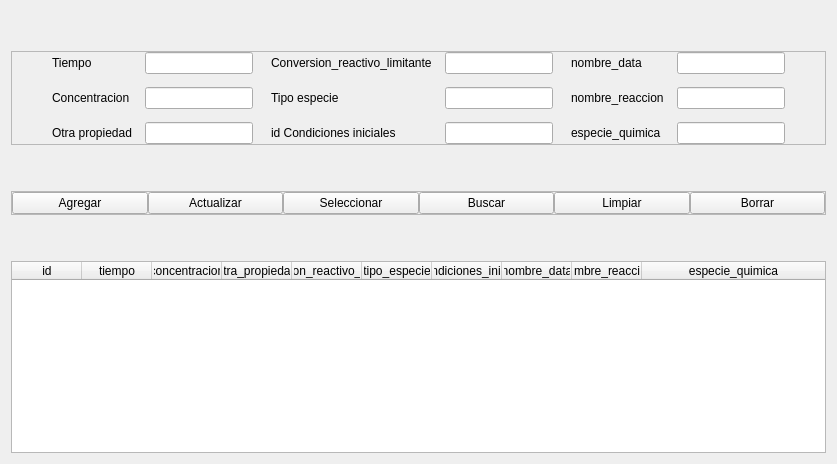
           <widget class="QWidget" name="dc_tab">
            <attribute name="title">
             <string>Datos Cinéticos</string>
            </attribute>
            <layout class="QVBoxLayout" name="verticalLayout_25">
             <item>
              <spacer name="verticalSpacer_33">
               <property name="orientation">
                <enum>Qt::Vertical</enum>
               </property>
               <property name="sizeHint" stdset="0">
                <size>
                 <width>20</width>
                 <height>40</height>
                </size>
               </property>
              </spacer>
             </item>
             <item>
              <widget class="QFrame" name="datos_frame">
               <property name="frameShape">
                <enum>QFrame::StyledPanel</enum>
               </property>
               <property name="frameShadow">
                <enum>QFrame::Raised</enum>
               </property>
               <layout class="QHBoxLayout" name="horizontalLayout_48">
                <property name="spacing">
                 <number>0</number>
                </property>
                <property name="leftMargin">
                 <number>0</number>
                </property>
                <property name="topMargin">
                 <number>0</number>
                </property>
                <property name="rightMargin">
                 <number>0</number>
                </property>
                <property name="bottomMargin">
                 <number>0</number>
                </property>
                <item>
                 <layout class="QHBoxLayout" name="datos_drame">
                  <property name="spacing">
                   <number>0</number>
                  </property>
                  <item>
                   <spacer name="horizontalSpacer_51">
                    <property name="orientation">
                     <enum>Qt::Horizontal</enum>
                    </property>
                    <property name="sizeHint" stdset="0">
                     <size>
                      <width>40</width>
                      <height>20</height>
                     </size>
                    </property>
                   </spacer>
                  </item>
                  <item>
                   <layout class="QVBoxLayout" name="verticalLayout_18">
                    <property name="spacing">
                     <number>0</number>
                    </property>
                    <item>
                     <layout class="QHBoxLayout" name="horizontalLayout_37">
                      <property name="spacing">
                       <number>0</number>
                      </property>
                      <item>
                       <widget class="QLabel" name="label_22">
                        <property name="text">
                         <string>Tiempo</string>
                        </property>
                       </widget>
                      </item>
                      <item>
                       <spacer name="horizontalSpacer_40">
                        <property name="orientation">
                         <enum>Qt::Horizontal</enum>
                        </property>
                        <property name="sizeHint" stdset="0">
                         <size>
                          <width>13</width>
                          <height>20</height>
                         </size>
                        </property>
                       </spacer>
                      </item>
                      <item>
                       <widget class="QLineEdit" name="tiempo_dc_edit"/>
                      </item>
                     </layout>
                    </item>
                    <item>
                     <spacer name="verticalSpacer_22">
                      <property name="orientation">
                       <enum>Qt::Vertical</enum>
                      </property>
                      <property name="sizeHint" stdset="0">
                       <size>
                        <width>20</width>
                        <height>13</height>
                       </size>
                      </property>
                     </spacer>
                    </item>
                    <item>
                     <layout class="QHBoxLayout" name="horizontalLayout_38">
                      <property name="spacing">
                       <number>0</number>
                      </property>
                      <item>
                       <widget class="QLabel" name="label_3">
                        <property name="text">
                         <string>Concentracion</string>
                        </property>
                       </widget>
                      </item>
                      <item>
                       <spacer name="horizontalSpacer_41">
                        <property name="orientation">
                         <enum>Qt::Horizontal</enum>
                        </property>
                        <property name="sizeHint" stdset="0">
                         <size>
                          <width>13</width>
                          <height>20</height>
                         </size>
                        </property>
                       </spacer>
                      </item>
                      <item>
                       <widget class="QLineEdit" name="concentracion_dc_edit"/>
                      </item>
                     </layout>
                    </item>
                    <item>
                     <spacer name="verticalSpacer_23">
                      <property name="orientation">
                       <enum>Qt::Vertical</enum>
                      </property>
                      <property name="sizeHint" stdset="0">
                       <size>
                        <width>20</width>
                        <height>13</height>
                       </size>
                      </property>
                     </spacer>
                    </item>
                    <item>
                     <layout class="QHBoxLayout" name="horizontalLayout_39">
                      <property name="spacing">
                       <number>0</number>
                      </property>
                      <item>
                       <widget class="QLabel" name="label_4">
                        <property name="text">
                         <string>Otra propiedad</string>
                        </property>
                       </widget>
                      </item>
                      <item>
                       <spacer name="horizontalSpacer_42">
                        <property name="orientation">
                         <enum>Qt::Horizontal</enum>
                        </property>
                        <property name="sizeHint" stdset="0">
                         <size>
                          <width>13</width>
                          <height>20</height>
                         </size>
                        </property>
                       </spacer>
                      </item>
                      <item>
                       <widget class="QLineEdit" name="otra_propiedad_dc_edit"/>
                      </item>
                     </layout>
                    </item>
                   </layout>
                  </item>
                  <item>
                   <spacer name="horizontalSpacer_43">
                    <property name="orientation">
                     <enum>Qt::Horizontal</enum>
                    </property>
                    <property name="sizeHint" stdset="0">
                     <size>
                      <width>18</width>
                      <height>20</height>
                     </size>
                    </property>
                   </spacer>
                  </item>
                  <item>
                   <layout class="QVBoxLayout" name="verticalLayout_19">
                    <property name="spacing">
                     <number>0</number>
                    </property>
                    <item>
                     <layout class="QHBoxLayout" name="horizontalLayout_40">
                      <property name="spacing">
                       <number>0</number>
                      </property>
                      <item>
                       <widget class="QLabel" name="label_6">
                        <property name="text">
                         <string>Conversion_reactivo_limitante</string>
                        </property>
                       </widget>
                      </item>
                      <item>
                       <spacer name="horizontalSpacer_44">
                        <property name="orientation">
                         <enum>Qt::Horizontal</enum>
                        </property>
                        <property name="sizeHint" stdset="0">
                         <size>
                          <width>13</width>
                          <height>20</height>
                         </size>
                        </property>
                       </spacer>
                      </item>
                      <item>
                       <widget class="QLineEdit" name="conversion_reactivo_limitante_dc_edit"/>
                      </item>
                     </layout>
                    </item>
                    <item>
                     <spacer name="verticalSpacer_24">
                      <property name="orientation">
                       <enum>Qt::Vertical</enum>
                      </property>
                      <property name="sizeHint" stdset="0">
                       <size>
                        <width>20</width>
                        <height>13</height>
                       </size>
                      </property>
                     </spacer>
                    </item>
                    <item>
                     <layout class="QHBoxLayout" name="horizontalLayout_41">
                      <property name="spacing">
                       <number>0</number>
                      </property>
                      <item>
                       <widget class="QLabel" name="label_5">
                        <property name="text">
                         <string>Tipo especie</string>
                        </property>
                       </widget>
                      </item>
                      <item>
                       <spacer name="horizontalSpacer_45">
                        <property name="orientation">
                         <enum>Qt::Horizontal</enum>
                        </property>
                        <property name="sizeHint" stdset="0">
                         <size>
                          <width>13</width>
                          <height>20</height>
                         </size>
                        </property>
                       </spacer>
                      </item>
                      <item>
                       <widget class="QLineEdit" name="tipo_especie_dc_edit"/>
                      </item>
                     </layout>
                    </item>
                    <item>
                     <spacer name="verticalSpacer_25">
                      <property name="orientation">
                       <enum>Qt::Vertical</enum>
                      </property>
                      <property name="sizeHint" stdset="0">
                       <size>
                        <width>20</width>
                        <height>13</height>
                       </size>
                      </property>
                     </spacer>
                    </item>
                    <item>
                     <layout class="QHBoxLayout" name="horizontalLayout_42">
                      <property name="spacing">
                       <number>0</number>
                      </property>
                      <item>
                       <widget class="QLabel" name="label_7">
                        <property name="text">
                         <string>id Condiciones iniciales</string>
                        </property>
                       </widget>
                      </item>
                      <item>
                       <spacer name="horizontalSpacer_46">
                        <property name="orientation">
                         <enum>Qt::Horizontal</enum>
                        </property>
                        <property name="sizeHint" stdset="0">
                         <size>
                          <width>18</width>
                          <height>20</height>
                         </size>
                        </property>
                       </spacer>
                      </item>
                      <item>
                       <widget class="QLineEdit" name="id_condiciones_iniciales_dc_edit"/>
                      </item>
                     </layout>
                    </item>
                   </layout>
                  </item>
                  <item>
                   <spacer name="horizontalSpacer_47">
                    <property name="orientation">
                     <enum>Qt::Horizontal</enum>
                    </property>
                    <property name="sizeHint" stdset="0">
                     <size>
                      <width>18</width>
                      <height>20</height>
                     </size>
                    </property>
                   </spacer>
                  </item>
                  <item>
                   <layout class="QVBoxLayout" name="verticalLayout_20">
                    <property name="spacing">
                     <number>0</number>
                    </property>
                    <item>
                     <layout class="QHBoxLayout" name="horizontalLayout_43">
                      <property name="spacing">
                       <number>0</number>
                      </property>
                      <item>
                       <widget class="QLabel" name="label_8">
                        <property name="text">
                         <string>nombre_data</string>
                        </property>
                       </widget>
                      </item>
                      <item>
                       <spacer name="horizontalSpacer_48">
                        <property name="orientation">
                         <enum>Qt::Horizontal</enum>
                        </property>
                        <property name="sizeHint" stdset="0">
                         <size>
                          <width>13</width>
                          <height>20</height>
                         </size>
                        </property>
                       </spacer>
                      </item>
                      <item>
                       <widget class="QLineEdit" name="nombre_data_dc_edit"/>
                      </item>
                     </layout>
                    </item>
                    <item>
                     <spacer name="verticalSpacer_26">
                      <property name="orientation">
                       <enum>Qt::Vertical</enum>
                      </property>
                      <property name="sizeHint" stdset="0">
                       <size>
                        <width>20</width>
                        <height>13</height>
                       </size>
                      </property>
                     </spacer>
                    </item>
                    <item>
                     <layout class="QHBoxLayout" name="horizontalLayout_44">
                      <property name="spacing">
                       <number>0</number>
                      </property>
                      <item>
                       <widget class="QLabel" name="label_9">
                        <property name="text">
                         <string>nombre_reaccion</string>
                        </property>
                       </widget>
                      </item>
                      <item>
                       <spacer name="horizontalSpacer_49">
                        <property name="orientation">
                         <enum>Qt::Horizontal</enum>
                        </property>
                        <property name="sizeHint" stdset="0">
                         <size>
                          <width>13</width>
                          <height>20</height>
                         </size>
                        </property>
                       </spacer>
                      </item>
                      <item>
                       <widget class="QLineEdit" name="nombre_reaccion_dc_edit"/>
                      </item>
                     </layout>
                    </item>
                    <item>
                     <spacer name="verticalSpacer_27">
                      <property name="orientation">
                       <enum>Qt::Vertical</enum>
                      </property>
                      <property name="sizeHint" stdset="0">
                       <size>
                        <width>20</width>
                        <height>13</height>
                       </size>
                      </property>
                     </spacer>
                    </item>
                    <item>
                     <layout class="QHBoxLayout" name="horizontalLayout_45">
                      <property name="spacing">
                       <number>0</number>
                      </property>
                      <item>
                       <widget class="QLabel" name="label_10">
                        <property name="text">
                         <string>especie_quimica</string>
                        </property>
                       </widget>
                      </item>
                      <item>
                       <spacer name="horizontalSpacer_50">
                        <property name="orientation">
                         <enum>Qt::Horizontal</enum>
                        </property>
                        <property name="sizeHint" stdset="0">
                         <size>
                          <width>13</width>
                          <height>20</height>
                         </size>
                        </property>
                       </spacer>
                      </item>
                      <item>
                       <widget class="QLineEdit" name="especie_quimica_dc_edit"/>
                      </item>
                     </layout>
                    </item>
                   </layout>
                  </item>
                  <item>
                   <spacer name="horizontalSpacer_10">
                    <property name="orientation">
                     <enum>Qt::Horizontal</enum>
                    </property>
                    <property name="sizeHint" stdset="0">
                     <size>
                      <width>40</width>
                      <height>20</height>
                     </size>
                    </property>
                   </spacer>
                  </item>
                 </layout>
                </item>
               </layout>
              </widget>
             </item>
             <item>
              <spacer name="verticalSpacer_32">
               <property name="orientation">
                <enum>Qt::Vertical</enum>
               </property>
               <property name="sizeHint" stdset="0">
                <size>
                 <width>20</width>
                 <height>40</height>
                </size>
               </property>
              </spacer>
             </item>
             <item>
              <widget class="QFrame" name="funciones_frame_dc">
               <property name="frameShape">
                <enum>QFrame::StyledPanel</enum>
               </property>
               <property name="frameShadow">
                <enum>QFrame::Raised</enum>
               </property>
               <layout class="QHBoxLayout" name="horizontalLayout_46">
                <property name="spacing">
                 <number>0</number>
                </property>
                <property name="leftMargin">
                 <number>0</number>
                </property>
                <property name="topMargin">
                 <number>0</number>
                </property>
                <property name="rightMargin">
                 <number>0</number>
                </property>
                <property name="bottomMargin">
                 <number>0</number>
                </property>
                <item>
                 <widget class="QPushButton" name="agregar_dc_btn">
                  <property name="text">
                   <string>Agregar</string>
                  </property>
                 </widget>
                </item>
                <item>
                 <widget class="QPushButton" name="actualizar_dc_btn">
                  <property name="text">
                   <string>Actualizar</string>
                  </property>
                 </widget>
                </item>
                <item>
                 <widget class="QPushButton" name="seleccionar_dc_btn">
                  <property name="text">
                   <string>Seleccionar</string>
                  </property>
                 </widget>
                </item>
                <item>
                 <widget class="QPushButton" name="buscar_dc_btn">
                  <property name="text">
                   <string>Buscar</string>
                  </property>
                 </widget>
                </item>
                <item>
                 <widget class="QPushButton" name="limpiar_dc_btn">
                  <property name="text">
                   <string>Limpiar</string>
                  </property>
                 </widget>
                </item>
                <item>
                 <widget class="QPushButton" name="borrar_dc_btn">
                  <property name="text">
                   <string>Borrar</string>
                  </property>
                 </widget>
                </item>
               </layout>
              </widget>
             </item>
             <item>
              <spacer name="verticalSpacer_31">
               <property name="orientation">
                <enum>Qt::Vertical</enum>
               </property>
               <property name="sizeHint" stdset="0">
                <size>
                 <width>20</width>
                 <height>40</height>
                </size>
               </property>
              </spacer>
             </item>
             <item>
              <layout class="QVBoxLayout" name="verticalLayout_24">
               <property name="spacing">
                <number>0</number>
               </property>
               <item>
                <widget class="QTableWidget" name="datos_cineticos_tabla">
                 <property name="focusPolicy">
                  <enum>Qt::NoFocus</enum>
                 </property>
                 <property name="showGrid">
                  <bool>false</bool>
                 </property>
                 <attribute name="horizontalHeaderMinimumSectionSize">
                  <number>50</number>
                 </attribute>
                 <attribute name="horizontalHeaderDefaultSectionSize">
                  <number>70</number>
                 </attribute>
                 <attribute name="horizontalHeaderStretchLastSection">
                  <bool>true</bool>
                 </attribute>
                 <attribute name="verticalHeaderVisible">
                  <bool>false</bool>
                 </attribute>
                 <column>
                  <property name="text">
                   <string>id</string>
                  </property>
                 </column>
                 <column>
                  <property name="text">
                   <string>tiempo</string>
                  </property>
                 </column>
                 <column>
                  <property name="text">
                   <string>concentracion</string>
                  </property>
                 </column>
                 <column>
                  <property name="text">
                   <string>otra_propiedad</string>
                  </property>
                 </column>
                 <column>
                  <property name="text">
                   <string>conversion_reactivo_limitante</string>
                  </property>
                 </column>
                 <column>
                  <property name="text">
                   <string>tipo_especie</string>
                  </property>
                 </column>
                 <column>
                  <property name="text">
                   <string>id_condiciones_iniciales</string>
                  </property>
                 </column>
                 <column>
                  <property name="text">
                   <string>nombre_data</string>
                  </property>
                 </column>
                 <column>
                  <property name="text">
                   <string>nombre_reaccion</string>
                  </property>
                 </column>
                 <column>
                  <property name="text">
                   <string>especie_quimica</string>
                  </property>
                 </column>
                </widget>
               </item>
              </layout>
             </item>
            </layout>
           </widget>
